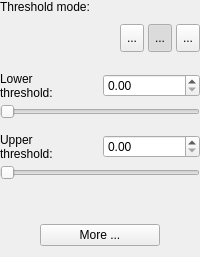
            <widget class="QWidget" name="pgThreshold">
             <layout class="QGridLayout" name="gridLayout_3">
              <property name="leftMargin">
               <number>0</number>
              </property>
              <property name="topMargin">
               <number>0</number>
              </property>
              <property name="rightMargin">
               <number>0</number>
              </property>
              <property name="verticalSpacing">
               <number>4</number>
              </property>
              <item row="2" column="0" colspan="2">
               <spacer name="verticalSpacer_9">
                <property name="orientation">
                 <enum>Qt::Vertical</enum>
                </property>
                <property name="sizeType">
                 <enum>QSizePolicy::Fixed</enum>
                </property>
                <property name="sizeHint" stdset="0">
                 <size>
                  <width>20</width>
                  <height>10</height>
                 </size>
                </property>
               </spacer>
              </item>
              <item row="1" column="0" colspan="2">
               <widget class="QWidget" name="grpThreshMode" native="true">
                <property name="minimumSize">
                 <size>
                  <width>0</width>
                  <height>40</height>
                 </size>
                </property>
                <layout class="QHBoxLayout" name="horizontalLayout_5">
                 <property name="spacing">
                  <number>4</number>
                 </property>
                 <property name="leftMargin">
                  <number>0</number>
                 </property>
                 <property name="topMargin">
                  <number>0</number>
                 </property>
                 <property name="rightMargin">
                  <number>0</number>
                 </property>
                 <property name="bottomMargin">
                  <number>0</number>
                 </property>
                 <item>
                  <spacer name="horizontalSpacer_3">
                   <property name="orientation">
                    <enum>Qt::Horizontal</enum>
                   </property>
                   <property name="sizeHint" stdset="0">
                    <size>
                     <width>40</width>
                     <height>20</height>
                    </size>
                   </property>
                  </spacer>
                 </item>
                 <item>
                  <widget class="QToolButton" name="btnThreshUpper">
                   <property name="maximumSize">
                    <size>
                     <width>28</width>
                     <height>28</height>
                    </size>
                   </property>
                   <property name="toolTip">
                    <string>Upper and lower thresholds</string>
                   </property>
                   <property name="text">
                    <string>...</string>
                   </property>
                   <property name="icon">
                    <iconset resource="../Resources/SNAPResources.qrc">
                     <normaloff>:/root/thresh_both.png</normaloff>:/root/thresh_both.png</iconset>
                   </property>
                   <property name="iconSize">
                    <size>
                     <width>22</width>
                     <height>22</height>
                    </size>
                   </property>
                   <property name="checkable">
                    <bool>true</bool>
                   </property>
                   <property name="autoExclusive">
                    <bool>true</bool>
                   </property>
                  </widget>
                 </item>
                 <item>
                  <widget class="QToolButton" name="btnThreshLower">
                   <property name="maximumSize">
                    <size>
                     <width>28</width>
                     <height>28</height>
                    </size>
                   </property>
                   <property name="toolTip">
                    <string>&lt;html&gt;&lt;head/&gt;&lt;body&gt;&lt;p&gt;Lower threshold only&lt;/p&gt;&lt;/body&gt;&lt;/html&gt;</string>
                   </property>
                   <property name="text">
                    <string>...</string>
                   </property>
                   <property name="icon">
                    <iconset resource="../Resources/SNAPResources.qrc">
                     <normaloff>:/root/thresh_lower.png</normaloff>:/root/thresh_lower.png</iconset>
                   </property>
                   <property name="iconSize">
                    <size>
                     <width>22</width>
                     <height>22</height>
                    </size>
                   </property>
                   <property name="checkable">
                    <bool>true</bool>
                   </property>
                   <property name="checked">
                    <bool>true</bool>
                   </property>
                   <property name="autoExclusive">
                    <bool>true</bool>
                   </property>
                  </widget>
                 </item>
                 <item>
                  <widget class="QToolButton" name="btnThreshTwoSided">
                   <property name="maximumSize">
                    <size>
                     <width>28</width>
                     <height>28</height>
                    </size>
                   </property>
                   <property name="toolTip">
                    <string>Upper threshold only</string>
                   </property>
                   <property name="text">
                    <string>...</string>
                   </property>
                   <property name="icon">
                    <iconset resource="../Resources/SNAPResources.qrc">
                     <normaloff>:/root/thresh_upper.png</normaloff>:/root/thresh_upper.png</iconset>
                   </property>
                   <property name="iconSize">
                    <size>
                     <width>22</width>
                     <height>22</height>
                    </size>
                   </property>
                   <property name="checkable">
                    <bool>true</bool>
                   </property>
                   <property name="autoExclusive">
                    <bool>true</bool>
                   </property>
                  </widget>
                 </item>
                </layout>
               </widget>
              </item>
              <item row="4" column="0" colspan="2">
               <widget class="QDoubleSlider" name="inThreshLowerSlider">
                <property name="orientation">
                 <enum>Qt::Horizontal</enum>
                </property>
               </widget>
              </item>
              <item row="8" column="0" colspan="2">
               <widget class="QDoubleSlider" name="inThreshUpperSlider">
                <property name="orientation">
                 <enum>Qt::Horizontal</enum>
                </property>
               </widget>
              </item>
              <item row="3" column="1">
               <widget class="QDoubleSpinBox" name="inThreshLowerSpin">
                <property name="keyboardTracking">
                 <bool>false</bool>
                </property>
               </widget>
              </item>
              <item row="6" column="1">
               <widget class="QDoubleSpinBox" name="inThreshUpperSpin">
                <property name="keyboardTracking">
                 <bool>false</bool>
                </property>
               </widget>
              </item>
              <item row="6" column="0">
               <widget class="QLabel" name="label_18">
                <property name="text">
                 <string>&lt;html&gt;&lt;head/&gt;&lt;body&gt;&lt;p&gt;Upper&lt;br/&gt;threshold:&lt;/p&gt;&lt;/body&gt;&lt;/html&gt;</string>
                </property>
               </widget>
              </item>
              <item row="10" column="0" colspan="2" alignment="Qt::AlignHCenter">
               <widget class="QPushButton" name="btnThreshDetail">
                <property name="minimumSize">
                 <size>
                  <width>120</width>
                  <height>0</height>
                 </size>
                </property>
                <property name="maximumSize">
                 <size>
                  <width>120</width>
                  <height>16777215</height>
                 </size>
                </property>
                <property name="text">
                 <string>More ...</string>
                </property>
               </widget>
              </item>
              <item row="3" column="0">
               <widget class="QLabel" name="label_15">
                <property name="text">
                 <string>&lt;html&gt;&lt;head/&gt;&lt;body&gt;&lt;p&gt;Lower&lt;br/&gt;threshold:&lt;/p&gt;&lt;/body&gt;&lt;/html&gt;</string>
                </property>
               </widget>
              </item>
              <item row="5" column="0" colspan="2">
               <spacer name="verticalSpacer_8">
                <property name="orientation">
                 <enum>Qt::Vertical</enum>
                </property>
                <property name="sizeType">
                 <enum>QSizePolicy::Fixed</enum>
                </property>
                <property name="sizeHint" stdset="0">
                 <size>
                  <width>20</width>
                  <height>10</height>
                 </size>
                </property>
               </spacer>
              </item>
              <item row="9" column="0" colspan="2">
               <spacer name="verticalSpacer_7">
                <property name="orientation">
                 <enum>Qt::Vertical</enum>
                </property>
                <property name="sizeHint" stdset="0">
                 <size>
                  <width>20</width>
                  <height>40</height>
                 </size>
                </property>
               </spacer>
              </item>
              <item row="0" column="0" colspan="2">
               <widget class="QLabel" name="label_19">
                <property name="text">
                 <string>Threshold mode:</string>
                </property>
               </widget>
              </item>
             </layout>
            </widget>
